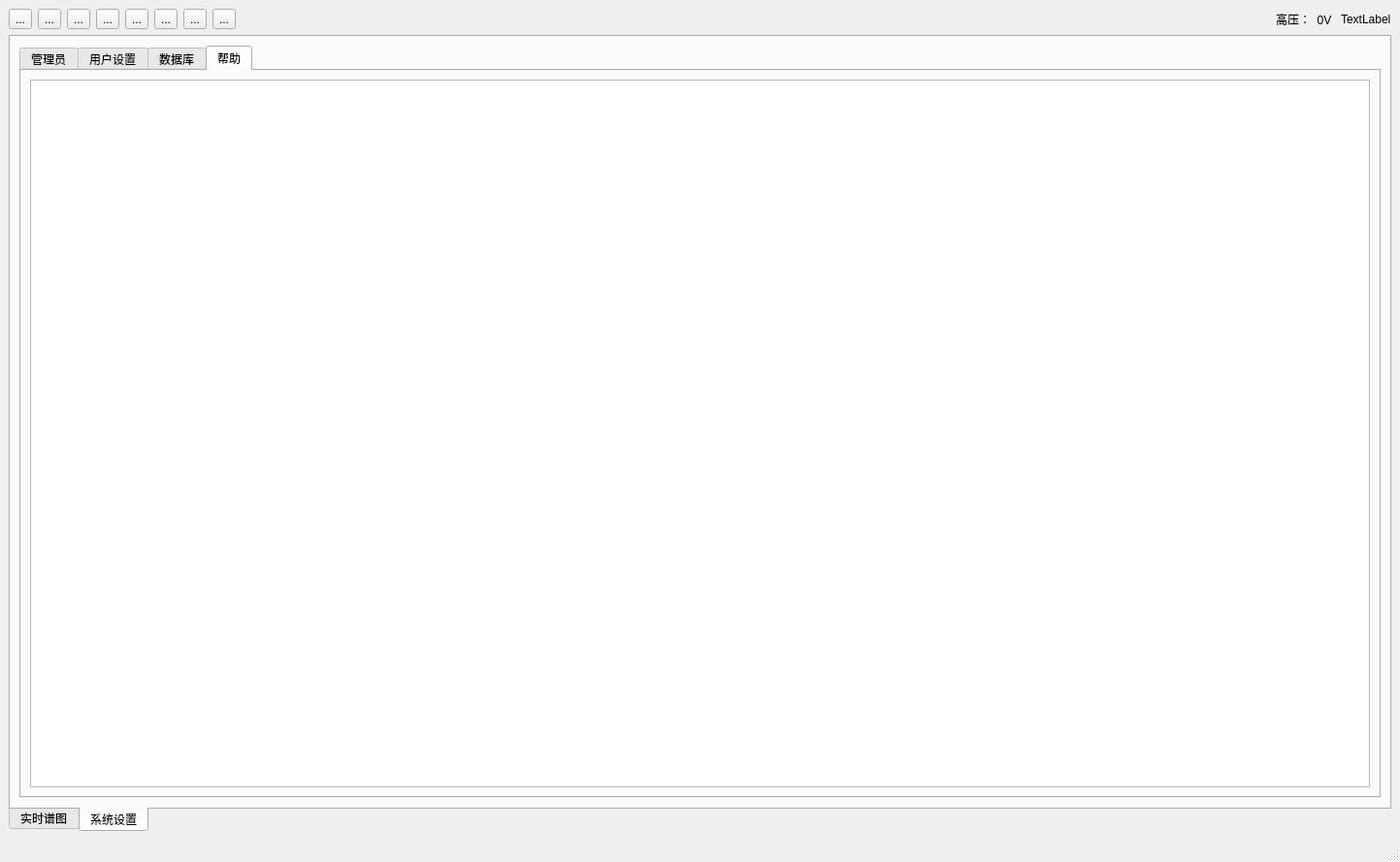
<?xml version="1.0" encoding="UTF-8"?>
<ui version="4.0">
 <class>MainWindow</class>
 <widget class="QMainWindow" name="MainWindow">
  <property name="geometry">
   <rect>
    <x>0</x>
    <y>0</y>
    <width>1443</width>
    <height>888</height>
   </rect>
  </property>
  <property name="windowTitle">
   <string>MainWindow</string>
  </property>
  <widget class="QWidget" name="centralwidget">
   <property name="styleSheet">
    <string notr="true"/>
   </property>
   <layout class="QGridLayout" name="gridLayout">
    <item row="0" column="10">
     <widget class="QLabel" name="label_23">
      <property name="text">
       <string>TextLabel</string>
      </property>
     </widget>
    </item>
    <item row="0" column="3">
     <widget class="QToolButton" name="toolButton_8">
      <property name="maximumSize">
       <size>
        <width>25</width>
        <height>200</height>
       </size>
      </property>
      <property name="statusTip">
       <string>显示&amp;&amp;隐藏服务器窗口</string>
      </property>
      <property name="text">
       <string>...</string>
      </property>
      <property name="icon">
       <iconset resource="img.qrc">
        <normaloff>:/icon/Icon/grayChange.png</normaloff>:/icon/Icon/grayChange.png</iconset>
      </property>
     </widget>
    </item>
    <item row="0" column="6">
     <widget class="QToolButton" name="toolButton_9">
      <property name="statusTip">
       <string>保存文件</string>
      </property>
      <property name="text">
       <string>...</string>
      </property>
      <property name="icon">
       <iconset resource="img.qrc">
        <normaloff>:/icon/Icon/Save.ico</normaloff>:/icon/Icon/Save.ico</iconset>
      </property>
     </widget>
    </item>
    <item row="0" column="7">
     <widget class="QToolButton" name="toolButton_10">
      <property name="statusTip">
       <string>计算活度</string>
      </property>
      <property name="text">
       <string>...</string>
      </property>
      <property name="icon">
       <iconset resource="img.qrc">
        <normaloff>:/icon/Icon/solve.png</normaloff>:/icon/Icon/solve.png</iconset>
      </property>
     </widget>
    </item>
    <item row="0" column="1">
     <widget class="QToolButton" name="toolButton_2">
      <property name="statusTip">
       <string>停止采集数据</string>
      </property>
      <property name="styleSheet">
       <string notr="true">
border-image: url(:/icon/Icon/Stop.jpg);</string>
      </property>
      <property name="text">
       <string>...</string>
      </property>
      <property name="icon">
       <iconset>
        <normaloff>C:/Users/admin/Icon/Stop.jpg</normaloff>C:/Users/admin/Icon/Stop.jpg</iconset>
      </property>
     </widget>
    </item>
    <item row="0" column="5">
     <widget class="QToolButton" name="toolButton_7">
      <property name="statusTip">
       <string>打开文件</string>
      </property>
      <property name="text">
       <string>...</string>
      </property>
      <property name="icon">
       <iconset resource="img.qrc">
        <normaloff>:/icon/Icon/Open.ico</normaloff>:/icon/Icon/Open.ico</iconset>
      </property>
     </widget>
    </item>
    <item row="0" column="0">
     <widget class="QToolButton" name="toolButton">
      <property name="statusTip">
       <string>开始采集数据</string>
      </property>
      <property name="styleSheet">
       <string notr="true">border-image: url(:/icon/Icon/Start.ico);</string>
      </property>
      <property name="text">
       <string>...</string>
      </property>
     </widget>
    </item>
    <item row="0" column="2">
     <widget class="QToolButton" name="toolButton_3">
      <property name="statusTip">
       <string>重启客户端连接</string>
      </property>
      <property name="styleSheet">
       <string notr="true">image: url(:/icon/Icon/server.jpg);</string>
      </property>
      <property name="text">
       <string>...</string>
      </property>
      <property name="icon">
       <iconset>
        <normaloff>Icon/server.jpg</normaloff>Icon/server.jpg</iconset>
      </property>
     </widget>
    </item>
    <item row="0" column="9">
     <widget class="QLabel" name="label_8">
      <property name="text">
       <string>高压：  0V </string>
      </property>
     </widget>
    </item>
    <item row="0" column="4">
     <widget class="QToolButton" name="toolButton_5">
      <property name="statusTip">
       <string>清除图像</string>
      </property>
      <property name="text">
       <string>...</string>
      </property>
      <property name="icon">
       <iconset resource="img.qrc">
        <normaloff>:/icon/Icon/clear.png</normaloff>:/icon/Icon/clear.png</iconset>
      </property>
     </widget>
    </item>
    <item row="0" column="8">
     <spacer name="horizontalSpacer">
      <property name="orientation">
       <enum>Qt::Horizontal</enum>
      </property>
      <property name="sizeHint" stdset="0">
       <size>
        <width>40</width>
        <height>20</height>
       </size>
      </property>
     </spacer>
    </item>
    <item row="1" column="0" rowspan="2" colspan="11">
     <widget class="QTabWidget" name="tabWidget">
      <property name="tabPosition">
       <enum>QTabWidget::South</enum>
      </property>
      <property name="currentIndex">
       <number>1</number>
      </property>
      <widget class="QWidget" name="tab">
       <attribute name="title">
        <string>实时谱图</string>
       </attribute>
       <layout class="QGridLayout" name="gridLayout_2" columnstretch="5,0">
        <item row="0" column="1">
         <layout class="QVBoxLayout" name="verticalLayout_4" stretch="2,0">
          <item>
           <widget class="QScrollArea" name="scrollArea_2">
            <property name="styleSheet">
             <string notr="true">background-color: rgb(255, 255, 255); 
</string>
            </property>
            <property name="widgetResizable">
             <bool>true</bool>
            </property>
            <widget class="QWidget" name="scrollAreaWidgetContents_5">
             <property name="geometry">
              <rect>
               <x>0</x>
               <y>0</y>
               <width>274</width>
               <height>533</height>
              </rect>
             </property>
             <layout class="QGridLayout" name="gridLayout_15">
              <item row="0" column="0">
               <widget class="QListWidget" name="listWidget_2">
                <property name="styleSheet">
                 <string notr="true">border: 0;</string>
                </property>
                <property name="verticalScrollBarPolicy">
                 <enum>Qt::ScrollBarAsNeeded</enum>
                </property>
                <property name="horizontalScrollBarPolicy">
                 <enum>Qt::ScrollBarAsNeeded</enum>
                </property>
                <property name="autoScrollMargin">
                 <number>16</number>
                </property>
               </widget>
              </item>
             </layout>
            </widget>
           </widget>
          </item>
          <item>
           <widget class="QScrollArea" name="scrollArea">
            <property name="styleSheet">
             <string notr="true">background-color: rgb(255, 255, 255);</string>
            </property>
            <property name="widgetResizable">
             <bool>true</bool>
            </property>
            <widget class="QWidget" name="scrollAreaWidgetContents_4">
             <property name="geometry">
              <rect>
               <x>0</x>
               <y>0</y>
               <width>274</width>
               <height>210</height>
              </rect>
             </property>
             <layout class="QGridLayout" name="gridLayout_14">
              <item row="0" column="0">
               <widget class="QListWidget" name="listWidget">
                <property name="styleSheet">
                 <string notr="true">border: 0;</string>
                </property>
               </widget>
              </item>
             </layout>
            </widget>
           </widget>
          </item>
         </layout>
        </item>
        <item row="0" column="0">
         <layout class="QVBoxLayout" name="verticalLayout_3" stretch="1">
          <item>
           <widget class="background" name="widget" native="true"/>
          </item>
         </layout>
        </item>
       </layout>
      </widget>
      <widget class="QWidget" name="tab_3">
       <attribute name="title">
        <string>系统设置</string>
       </attribute>
       <layout class="QGridLayout" name="gridLayout_3">
        <item row="0" column="0" rowspan="2">
         <widget class="QTabWidget" name="tabWidget_2">
          <property name="currentIndex">
           <number>3</number>
          </property>
          <widget class="QWidget" name="tab_4">
           <attribute name="title">
            <string>管理员</string>
           </attribute>
           <layout class="QGridLayout" name="gridLayout_7">
            <item row="2" column="2">
             <spacer name="horizontalSpacer_8">
              <property name="orientation">
               <enum>Qt::Horizontal</enum>
              </property>
              <property name="sizeHint" stdset="0">
               <size>
                <width>158</width>
                <height>20</height>
               </size>
              </property>
             </spacer>
            </item>
            <item row="3" column="1">
             <spacer name="verticalSpacer_4">
              <property name="orientation">
               <enum>Qt::Vertical</enum>
              </property>
              <property name="sizeHint" stdset="0">
               <size>
                <width>20</width>
                <height>164</height>
               </size>
              </property>
             </spacer>
            </item>
            <item row="1" column="0">
             <spacer name="horizontalSpacer_7">
              <property name="orientation">
               <enum>Qt::Horizontal</enum>
              </property>
              <property name="sizeHint" stdset="0">
               <size>
                <width>158</width>
                <height>20</height>
               </size>
              </property>
             </spacer>
            </item>
            <item row="0" column="1">
             <spacer name="verticalSpacer_3">
              <property name="orientation">
               <enum>Qt::Vertical</enum>
              </property>
              <property name="sizeHint" stdset="0">
               <size>
                <width>20</width>
                <height>164</height>
               </size>
              </property>
             </spacer>
            </item>
            <item row="1" column="1" rowspan="2">
             <widget class="QGroupBox" name="groupBox_2">
              <property name="minimumSize">
               <size>
                <width>400</width>
                <height>400</height>
               </size>
              </property>
              <property name="styleSheet">
               <string notr="true">background-color: rgb(255, 249, 215);
border-color: rgb(0, 0, 0);</string>
              </property>
              <property name="title">
               <string/>
              </property>
              <widget class="QWidget" name="verticalLayoutWidget">
               <property name="geometry">
                <rect>
                 <x>50</x>
                 <y>60</y>
                 <width>301</width>
                 <height>281</height>
                </rect>
               </property>
               <layout class="QVBoxLayout" name="verticalLayout">
                <item>
                 <widget class="QPushButton" name="pushButton">
                  <property name="styleSheet">
                   <string notr="true">border-color: rgb(255, 249, 215);border:none;</string>
                  </property>
                  <property name="text">
                   <string>修改管理员密码</string>
                  </property>
                 </widget>
                </item>
                <item>
                 <widget class="QPushButton" name="pushButton_2">
                  <property name="styleSheet">
                   <string notr="true">border:none;</string>
                  </property>
                  <property name="text">
                   <string>仪器配置</string>
                  </property>
                 </widget>
                </item>
                <item>
                 <widget class="QPushButton" name="pushButton_3">
                  <property name="styleSheet">
                   <string notr="true">border:none;</string>
                  </property>
                  <property name="text">
                   <string>恢复出厂设置</string>
                  </property>
                 </widget>
                </item>
                <item>
                 <widget class="QPushButton" name="pushButton_4">
                  <property name="styleSheet">
                   <string notr="true">border:none;</string>
                  </property>
                  <property name="text">
                   <string>退出</string>
                  </property>
                 </widget>
                </item>
               </layout>
              </widget>
             </widget>
            </item>
           </layout>
          </widget>
          <widget class="QWidget" name="tab_5">
           <attribute name="title">
            <string>用户设置</string>
           </attribute>
           <layout class="QGridLayout" name="gridLayout_6">
            <item row="1" column="2">
             <spacer name="horizontalSpacer_6">
              <property name="orientation">
               <enum>Qt::Horizontal</enum>
              </property>
              <property name="sizeHint" stdset="0">
               <size>
                <width>40</width>
                <height>20</height>
               </size>
              </property>
             </spacer>
            </item>
            <item row="0" column="1">
             <spacer name="verticalSpacer">
              <property name="orientation">
               <enum>Qt::Vertical</enum>
              </property>
              <property name="sizeHint" stdset="0">
               <size>
                <width>20</width>
                <height>40</height>
               </size>
              </property>
             </spacer>
            </item>
            <item row="1" column="1">
             <widget class="QGroupBox" name="groupBox">
              <property name="minimumSize">
               <size>
                <width>400</width>
                <height>400</height>
               </size>
              </property>
              <property name="styleSheet">
               <string notr="true">border-color: rgb(0, 0, 0);
background-color: rgb(255, 247, 229);</string>
              </property>
              <property name="title">
               <string/>
              </property>
              <layout class="QGridLayout" name="gridLayout_10">
               <item row="0" column="0">
                <layout class="QGridLayout" name="gridLayout_4">
                 <item row="0" column="0">
                  <widget class="QLabel" name="label_2">
                   <property name="minimumSize">
                    <size>
                     <width>0</width>
                     <height>20</height>
                    </size>
                   </property>
                   <property name="maximumSize">
                    <size>
                     <width>16777215</width>
                     <height>20</height>
                    </size>
                   </property>
                   <property name="styleSheet">
                    <string notr="true">border-left-color: rgb(255, 85, 127);</string>
                   </property>
                   <property name="text">
                    <string>蓝牙</string>
                   </property>
                   <property name="alignment">
                    <set>Qt::AlignCenter</set>
                   </property>
                  </widget>
                 </item>
                 <item row="1" column="0">
                  <widget class="QLabel" name="label_3">
                   <property name="minimumSize">
                    <size>
                     <width>0</width>
                     <height>20</height>
                    </size>
                   </property>
                   <property name="maximumSize">
                    <size>
                     <width>16777215</width>
                     <height>20</height>
                    </size>
                   </property>
                   <property name="styleSheet">
                    <string notr="true">border-left-color: rgb(255, 85, 127);</string>
                   </property>
                   <property name="text">
                    <string>峰鸣器</string>
                   </property>
                   <property name="alignment">
                    <set>Qt::AlignCenter</set>
                   </property>
                  </widget>
                 </item>
                 <item row="2" column="0">
                  <widget class="QLabel" name="label_4">
                   <property name="minimumSize">
                    <size>
                     <width>0</width>
                     <height>20</height>
                    </size>
                   </property>
                   <property name="maximumSize">
                    <size>
                     <width>16777215</width>
                     <height>20</height>
                    </size>
                   </property>
                   <property name="styleSheet">
                    <string notr="true">border-left-color: rgb(255, 85, 127);</string>
                   </property>
                   <property name="text">
                    <string>GPS</string>
                   </property>
                   <property name="alignment">
                    <set>Qt::AlignCenter</set>
                   </property>
                  </widget>
                 </item>
                 <item row="6" column="1">
                  <widget class="QLabel" name="label_14">
                   <property name="text">
                    <string>2022-9-19</string>
                   </property>
                   <property name="alignment">
                    <set>Qt::AlignCenter</set>
                   </property>
                  </widget>
                 </item>
                 <item row="7" column="0">
                  <widget class="QLabel" name="label_15">
                   <property name="minimumSize">
                    <size>
                     <width>0</width>
                     <height>20</height>
                    </size>
                   </property>
                   <property name="maximumSize">
                    <size>
                     <width>16777215</width>
                     <height>20</height>
                    </size>
                   </property>
                   <property name="styleSheet">
                    <string notr="true">border-left-color: rgb(255, 85, 127);</string>
                   </property>
                   <property name="text">
                    <string>时间</string>
                   </property>
                   <property name="alignment">
                    <set>Qt::AlignCenter</set>
                   </property>
                  </widget>
                 </item>
                 <item row="3" column="0">
                  <widget class="QLabel" name="label_5">
                   <property name="minimumSize">
                    <size>
                     <width>0</width>
                     <height>20</height>
                    </size>
                   </property>
                   <property name="maximumSize">
                    <size>
                     <width>16777215</width>
                     <height>20</height>
                    </size>
                   </property>
                   <property name="styleSheet">
                    <string notr="true">border-left-color: rgb(255, 85, 127);</string>
                   </property>
                   <property name="text">
                    <string>亮度</string>
                   </property>
                   <property name="alignment">
                    <set>Qt::AlignCenter</set>
                   </property>
                  </widget>
                 </item>
                 <item row="9" column="0">
                  <widget class="QLabel" name="label_18">
                   <property name="maximumSize">
                    <size>
                     <width>16777215</width>
                     <height>20</height>
                    </size>
                   </property>
                   <property name="styleSheet">
                    <string notr="true">border-left-color: rgb(255, 85, 127);</string>
                   </property>
                   <property name="text">
                    <string>退出</string>
                   </property>
                   <property name="alignment">
                    <set>Qt::AlignCenter</set>
                   </property>
                  </widget>
                 </item>
                 <item row="5" column="1">
                  <widget class="QLabel" name="label_12">
                   <property name="minimumSize">
                    <size>
                     <width>0</width>
                     <height>20</height>
                    </size>
                   </property>
                   <property name="maximumSize">
                    <size>
                     <width>16777215</width>
                     <height>20</height>
                    </size>
                   </property>
                   <property name="text">
                    <string>中文</string>
                   </property>
                   <property name="alignment">
                    <set>Qt::AlignCenter</set>
                   </property>
                  </widget>
                 </item>
                 <item row="7" column="1">
                  <widget class="QLabel" name="label_16">
                   <property name="minimumSize">
                    <size>
                     <width>0</width>
                     <height>20</height>
                    </size>
                   </property>
                   <property name="maximumSize">
                    <size>
                     <width>16777215</width>
                     <height>20</height>
                    </size>
                   </property>
                   <property name="text">
                    <string>17:01</string>
                   </property>
                   <property name="alignment">
                    <set>Qt::AlignCenter</set>
                   </property>
                  </widget>
                 </item>
                 <item row="8" column="0">
                  <widget class="QLabel" name="label_17">
                   <property name="maximumSize">
                    <size>
                     <width>16777215</width>
                     <height>20</height>
                    </size>
                   </property>
                   <property name="styleSheet">
                    <string notr="true">border-left-color: rgb(255, 85, 127);</string>
                   </property>
                   <property name="text">
                    <string/>
                   </property>
                  </widget>
                 </item>
                 <item row="4" column="0">
                  <widget class="QLabel" name="label">
                   <property name="minimumSize">
                    <size>
                     <width>0</width>
                     <height>20</height>
                    </size>
                   </property>
                   <property name="maximumSize">
                    <size>
                     <width>16777215</width>
                     <height>20</height>
                    </size>
                   </property>
                   <property name="styleSheet">
                    <string notr="true">border-left-color: rgb(255, 85, 127);</string>
                   </property>
                   <property name="text">
                    <string>背光</string>
                   </property>
                   <property name="alignment">
                    <set>Qt::AlignCenter</set>
                   </property>
                  </widget>
                 </item>
                 <item row="5" column="0">
                  <widget class="QLabel" name="label_6">
                   <property name="minimumSize">
                    <size>
                     <width>0</width>
                     <height>20</height>
                    </size>
                   </property>
                   <property name="maximumSize">
                    <size>
                     <width>16777215</width>
                     <height>20</height>
                    </size>
                   </property>
                   <property name="styleSheet">
                    <string notr="true">border-left-color: rgb(255, 85, 127);</string>
                   </property>
                   <property name="text">
                    <string>语言</string>
                   </property>
                   <property name="alignment">
                    <set>Qt::AlignCenter</set>
                   </property>
                  </widget>
                 </item>
                 <item row="6" column="0">
                  <widget class="QLabel" name="label_13">
                   <property name="minimumSize">
                    <size>
                     <width>0</width>
                     <height>20</height>
                    </size>
                   </property>
                   <property name="maximumSize">
                    <size>
                     <width>16777215</width>
                     <height>20</height>
                    </size>
                   </property>
                   <property name="styleSheet">
                    <string notr="true">border-left-color: rgb(255, 85, 127);</string>
                   </property>
                   <property name="text">
                    <string>日期</string>
                   </property>
                   <property name="alignment">
                    <set>Qt::AlignCenter</set>
                   </property>
                  </widget>
                 </item>
                 <item row="3" column="1">
                  <widget class="QSlider" name="horizontalSlider">
                   <property name="maximumSize">
                    <size>
                     <width>167</width>
                     <height>16777215</height>
                    </size>
                   </property>
                   <property name="value">
                    <number>80</number>
                   </property>
                   <property name="orientation">
                    <enum>Qt::Horizontal</enum>
                   </property>
                  </widget>
                 </item>
                 <item row="0" column="1">
                  <widget class="QPushButton" name="pushButton_5">
                   <property name="minimumSize">
                    <size>
                     <width>0</width>
                     <height>20</height>
                    </size>
                   </property>
                   <property name="maximumSize">
                    <size>
                     <width>16777215</width>
                     <height>20</height>
                    </size>
                   </property>
                   <property name="styleSheet">
                    <string notr="true">border:none;</string>
                   </property>
                   <property name="text">
                    <string>关闭</string>
                   </property>
                  </widget>
                 </item>
                 <item row="1" column="1">
                  <widget class="QPushButton" name="pushButton_6">
                   <property name="minimumSize">
                    <size>
                     <width>0</width>
                     <height>20</height>
                    </size>
                   </property>
                   <property name="maximumSize">
                    <size>
                     <width>16777215</width>
                     <height>20</height>
                    </size>
                   </property>
                   <property name="styleSheet">
                    <string notr="true">border:none;</string>
                   </property>
                   <property name="text">
                    <string>关闭</string>
                   </property>
                  </widget>
                 </item>
                 <item row="2" column="1">
                  <widget class="QPushButton" name="pushButton_7">
                   <property name="minimumSize">
                    <size>
                     <width>0</width>
                     <height>20</height>
                    </size>
                   </property>
                   <property name="maximumSize">
                    <size>
                     <width>16777215</width>
                     <height>20</height>
                    </size>
                   </property>
                   <property name="styleSheet">
                    <string notr="true">border:none;</string>
                   </property>
                   <property name="text">
                    <string>关闭</string>
                   </property>
                  </widget>
                 </item>
                 <item row="4" column="1">
                  <widget class="QPushButton" name="pushButton_8">
                   <property name="minimumSize">
                    <size>
                     <width>0</width>
                     <height>20</height>
                    </size>
                   </property>
                   <property name="styleSheet">
                    <string notr="true">border:none;</string>
                   </property>
                   <property name="text">
                    <string>始终开</string>
                   </property>
                  </widget>
                 </item>
                </layout>
               </item>
              </layout>
             </widget>
            </item>
            <item row="1" column="0">
             <spacer name="horizontalSpacer_5">
              <property name="orientation">
               <enum>Qt::Horizontal</enum>
              </property>
              <property name="sizeHint" stdset="0">
               <size>
                <width>40</width>
                <height>20</height>
               </size>
              </property>
             </spacer>
            </item>
            <item row="2" column="1">
             <spacer name="verticalSpacer_2">
              <property name="orientation">
               <enum>Qt::Vertical</enum>
              </property>
              <property name="sizeHint" stdset="0">
               <size>
                <width>20</width>
                <height>40</height>
               </size>
              </property>
             </spacer>
            </item>
           </layout>
          </widget>
          <widget class="QWidget" name="tab_6">
           <attribute name="title">
            <string>数据库</string>
           </attribute>
           <layout class="QGridLayout" name="gridLayout_8">
            <item row="0" column="2" colspan="2">
             <widget class="QGroupBox" name="groupBox_3">
              <property name="title">
               <string>核素库</string>
              </property>
              <layout class="QGridLayout" name="gridLayout_9">
               <item row="8" column="0">
                <widget class="QCheckBox" name="checkBox_9">
                 <property name="text">
                  <string>Bi-207</string>
                 </property>
                </widget>
               </item>
               <item row="2" column="2">
                <widget class="QCheckBox" name="checkBox_17">
                 <property name="text">
                  <string>Pd-103</string>
                 </property>
                </widget>
               </item>
               <item row="0" column="2">
                <widget class="QCheckBox" name="checkBox_15">
                 <property name="text">
                  <string>Ga-67</string>
                 </property>
                </widget>
               </item>
               <item row="3" column="1">
                <widget class="QCheckBox" name="checkBox_14">
                 <property name="text">
                  <string>Pu-239</string>
                 </property>
                </widget>
               </item>
               <item row="3" column="2">
                <widget class="QCheckBox" name="checkBox_18">
                 <property name="text">
                  <string>In-111</string>
                 </property>
                </widget>
               </item>
               <item row="8" column="2">
                <widget class="QCheckBox" name="checkBox_23">
                 <property name="text">
                  <string>Cr-51</string>
                 </property>
                </widget>
               </item>
               <item row="6" column="2">
                <widget class="QCheckBox" name="checkBox_21">
                 <property name="text">
                  <string>I-131</string>
                 </property>
                </widget>
               </item>
               <item row="7" column="0">
                <widget class="QCheckBox" name="checkBox_8">
                 <property name="text">
                  <string>Ir-192</string>
                 </property>
                </widget>
               </item>
               <item row="7" column="2">
                <widget class="QCheckBox" name="checkBox_22">
                 <property name="text">
                  <string>Xe-133</string>
                 </property>
                </widget>
               </item>
               <item row="2" column="3">
                <widget class="QCheckBox" name="checkBox_27">
                 <property name="text">
                  <string>Th-232</string>
                 </property>
                </widget>
               </item>
               <item row="5" column="2">
                <widget class="QCheckBox" name="checkBox_20">
                 <property name="text">
                  <string>I-125</string>
                 </property>
                </widget>
               </item>
               <item row="3" column="3">
                <widget class="QCheckBox" name="checkBox_28">
                 <property name="text">
                  <string>U-238</string>
                 </property>
                </widget>
               </item>
               <item row="1" column="3">
                <widget class="QCheckBox" name="checkBox_26">
                 <property name="text">
                  <string>Ra-226</string>
                 </property>
                </widget>
               </item>
               <item row="0" column="3">
                <widget class="QCheckBox" name="checkBox_25">
                 <property name="text">
                  <string>K-40</string>
                 </property>
                </widget>
               </item>
               <item row="1" column="1">
                <widget class="QCheckBox" name="checkBox_12">
                 <property name="text">
                  <string>U-235</string>
                 </property>
                </widget>
               </item>
               <item row="0" column="1">
                <widget class="QCheckBox" name="checkBox_11">
                 <property name="text">
                  <string>U-233</string>
                 </property>
                </widget>
               </item>
               <item row="0" column="0">
                <widget class="QCheckBox" name="checkBox_1">
                 <property name="text">
                  <string>Cs-137</string>
                 </property>
                </widget>
               </item>
               <item row="2" column="1">
                <widget class="QCheckBox" name="checkBox_13">
                 <property name="text">
                  <string>Np-237</string>
                 </property>
                </widget>
               </item>
               <item row="1" column="2">
                <widget class="QCheckBox" name="checkBox_16">
                 <property name="text">
                  <string>Tc-99m</string>
                 </property>
                </widget>
               </item>
               <item row="9" column="2">
                <widget class="QCheckBox" name="checkBox_24">
                 <property name="text">
                  <string>Ti-201</string>
                 </property>
                </widget>
               </item>
               <item row="1" column="0">
                <widget class="QCheckBox" name="checkBox_2">
                 <property name="text">
                  <string>Am-241</string>
                 </property>
                </widget>
               </item>
               <item row="4" column="2">
                <widget class="QCheckBox" name="checkBox_19">
                 <property name="text">
                  <string>I-123</string>
                 </property>
                </widget>
               </item>
               <item row="4" column="0">
                <widget class="QCheckBox" name="checkBox_5">
                 <property name="text">
                  <string>Na-22</string>
                 </property>
                </widget>
               </item>
               <item row="6" column="0">
                <widget class="QCheckBox" name="checkBox_7">
                 <property name="text">
                  <string>Ba-133</string>
                 </property>
                </widget>
               </item>
               <item row="3" column="0">
                <widget class="QCheckBox" name="checkBox_4">
                 <property name="text">
                  <string>Co-57</string>
                 </property>
                </widget>
               </item>
               <item row="2" column="0">
                <widget class="QCheckBox" name="checkBox_3">
                 <property name="text">
                  <string>Co-60</string>
                 </property>
                </widget>
               </item>
               <item row="5" column="0">
                <widget class="QCheckBox" name="checkBox_6">
                 <property name="text">
                  <string>Eu-152</string>
                 </property>
                </widget>
               </item>
               <item row="9" column="0">
                <widget class="QCheckBox" name="checkBox_10">
                 <property name="text">
                  <string>Se-75</string>
                 </property>
                </widget>
               </item>
              </layout>
             </widget>
            </item>
            <item row="0" column="0" colspan="2">
             <widget class="QTableWidget" name="tableWidget">
              <column>
               <property name="text">
                <string>名称</string>
               </property>
              </column>
              <column>
               <property name="text">
                <string>半衰期(year)</string>
               </property>
              </column>
              <column>
               <property name="text">
                <string>能量(Kev)</string>
               </property>
              </column>
              <column>
               <property name="text">
                <string>几率(%)</string>
               </property>
              </column>
              <column>
               <property name="text">
                <string>属性</string>
               </property>
              </column>
             </widget>
            </item>
           </layout>
          </widget>
          <widget class="QWidget" name="tab_7">
           <attribute name="title">
            <string>帮助</string>
           </attribute>
           <layout class="QGridLayout" name="gridLayout_5">
            <item row="0" column="0" rowspan="2" colspan="2">
             <widget class="QTextEdit" name="textEdit_2">
              <property name="placeholderText">
               <string/>
              </property>
             </widget>
            </item>
           </layout>
          </widget>
         </widget>
        </item>
       </layout>
      </widget>
     </widget>
    </item>
   </layout>
  </widget>
  <widget class="QStatusBar" name="statusbar"/>
  <widget class="QMenuBar" name="menuBar">
   <property name="geometry">
    <rect>
     <x>0</x>
     <y>0</y>
     <width>1443</width>
     <height>23</height>
    </rect>
   </property>
  </widget>
  <action name="actionfub">
   <property name="text">
    <string>fub</string>
   </property>
  </action>
 </widget>
 <customwidgets>
  <customwidget>
   <class>background</class>
   <extends>QWidget</extends>
   <header>matplotlib_plot.h</header>
   <container>1</container>
  </customwidget>
 </customwidgets>
 <resources>
  <include location="img.qrc"/>
 </resources>
 <connections/>
</ui>
